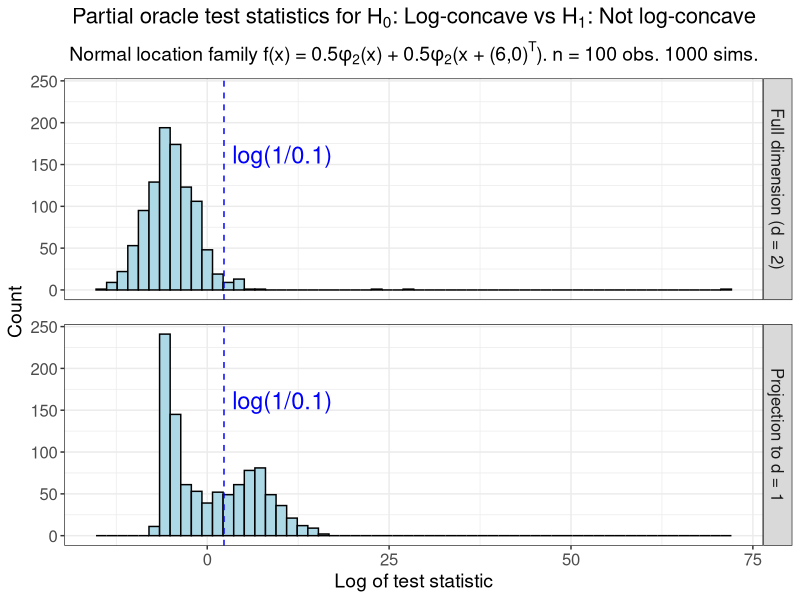

Here is the R script that generated this plot:
# Test statistics of partial oracle tests in d = 2 dimensions or
# projected to d = 1 dimension.
# True density is (1/2)N((0,0), I_2) + (1/2)N((-6,0), I_2).

library(tidyverse)
library(data.table)

# Create theme
paper_theme <- theme_bw() +
  theme(plot.title = element_text(hjust = 0.5, size = 16),
        plot.subtitle = element_text(hjust = 0.5, size = 14),
        legend.title = element_text(size = 14),
        axis.title = element_text(size = 14),
        legend.text = element_text(size = 12),
        axis.text = element_text(size = 12),
        strip.text = element_text(size = 12),
        panel.spacing = unit(1.2, "lines"))

# Read in data
test_stats_d1_proj <- fread(file = "sim_data/fig15_test_stats_d1_proj.csv") %>% 
  dplyr::mutate(test_dim = "Projection to d = 1")

test_stats_d2 <- fread(file = "sim_data/fig15_test_stats_d2.csv") %>% 
  dplyr::mutate(test_dim = "Full dimension (d = 2)")

# Combine test stat data
test_stats <- rbind(test_stats_d1_proj, test_stats_d2, fill = TRUE)

# Distribution of log-concave log test statistics
d1_d2_test_stats <- ggplot(test_stats, aes(x = log(test_stat))) +
  geom_histogram(bins = 60, fill = "lightblue", col = "black") +
  facet_grid(test_dim ~ .) +
  geom_vline(aes(xintercept = log(10)), lty = "dashed", col = "blue") +
  annotate(geom = "text", x = log(10) + 8, y = 162, 
           label = "log(1/0.1)", col = "blue", size = 6) +
  paper_theme +
  labs(x = "Log of test statistic",
       y = "Count",
       title = expression("Partial oracle test statistics for H"[0]*
                            ": Log-concave vs H"[1]*": Not log-concave"),
       subtitle = expression("Normal location family f(x) = 0.5"*phi[2]*"(x)"~
                               "+ 0.5"*phi[2]*"(x + (6,0)"**"T"*")."~
                               "n = 100 obs. 1000 sims."))

# Rejection % of two-dimensional test: 4.5%
mean(test_stats_d2$test_stat > log(1/0.1)) * 100

# Rejection % of one-dimensional projection test: 44.3%
mean(test_stats_d1_proj$test_stat > log(1/0.1)) * 100

# 19% of projection test stats are above 1000
mean(test_stats_d1_proj$test_stat > 1000) * 100

# 65% of the projection test statistics with abs(random_vector_1) > 0.9
# are above 1000
mean(test_stats_d1_proj[abs(random_vector_1) > 0.9]$test_stat > 1000) * 100

# Probability that first component of 2-d random projection exceeds 0.9,
# when drawing projection vectors uniformly from boundary of the unit circle.
# Probability is 0.29.
(2/pi)*acos(.9)

#####################
##### Save plot #####
#####################

ggsave(plot = d1_d2_test_stats, 
       filename = "sim_plots/figure_15.pdf",
       width = 8, height = 6)
       